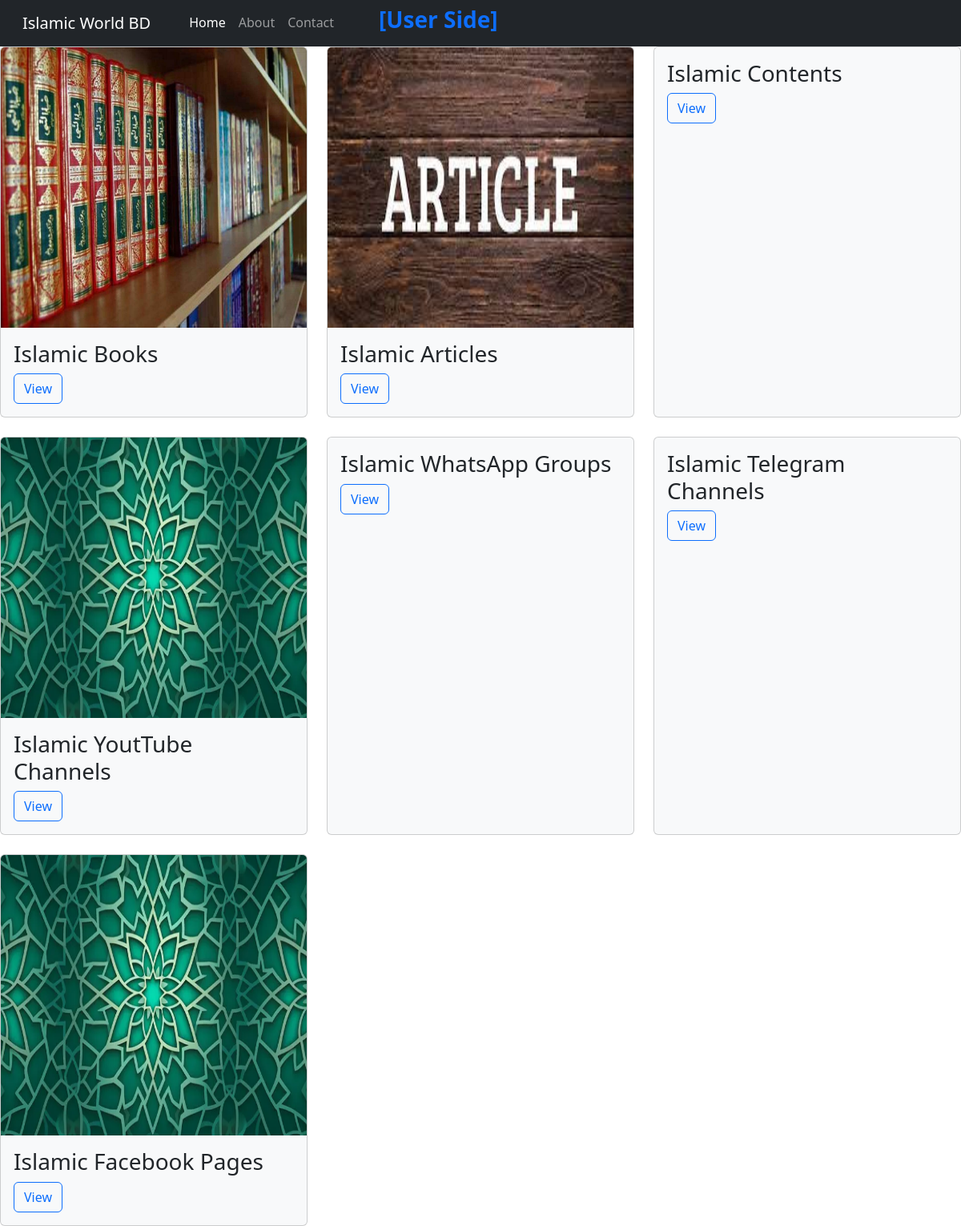
Page /categories/ on the earlier database version.
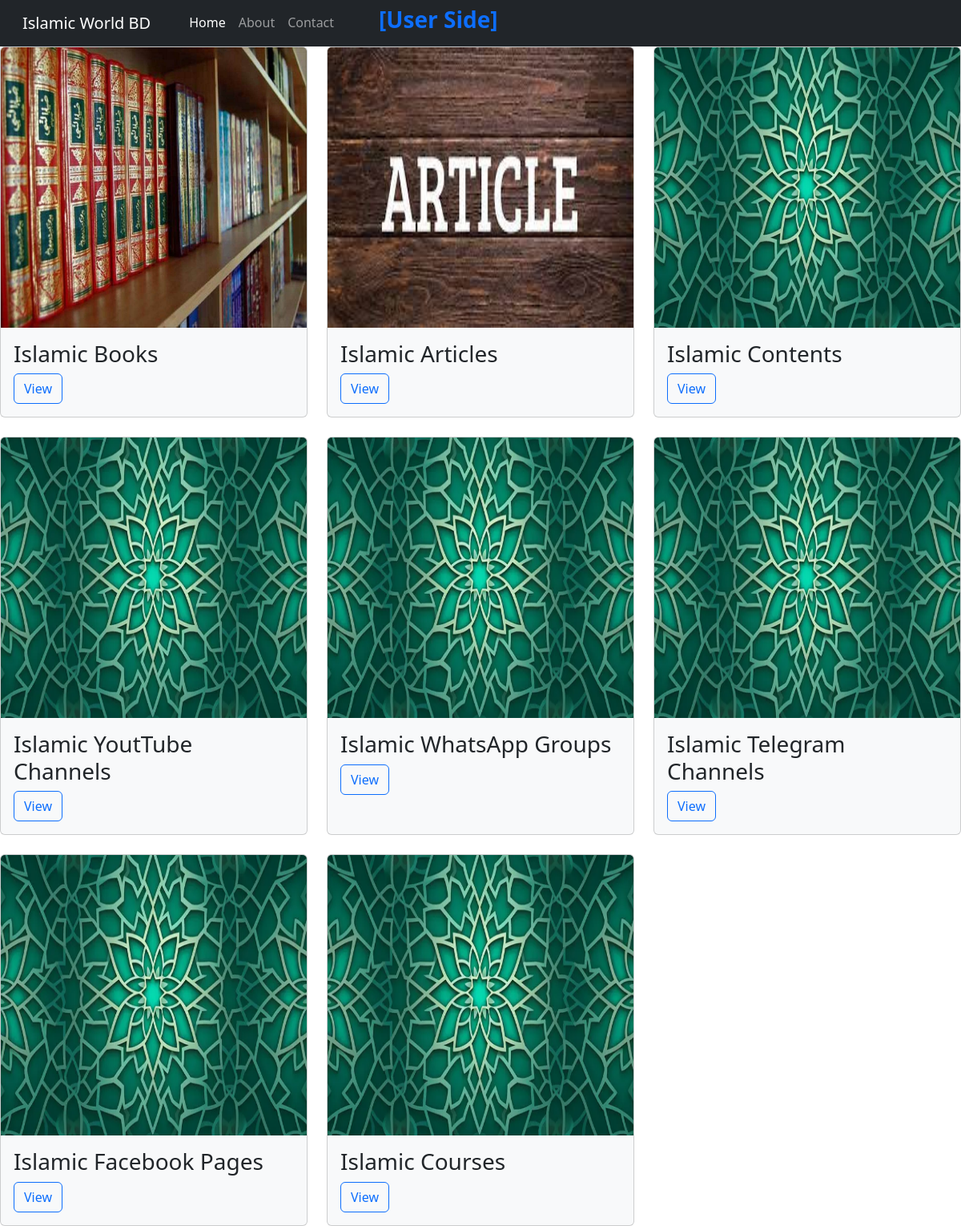
Same page on the later database version.
### AdminPanel/models.py (models this page shows, shortened)
class Category(models.Model):
    name = models.CharField(max_length=300)
    parent_category = models.ForeignKey('self', null=True, blank=True, on_delete=models.CASCADE)
    image = models.ImageField(upload_to='category_images/', blank=True)
    order = models.PositiveSmallIntegerField(default=0, blank=True)
    is_active = models.BooleanField(default=True)

### User/views.py (the view)
# urls.py: path('categories/', CategoryView.as_view(), name='category_view'),
class CategoryView(View):
    def get(self, request):
        category_id = request.GET.get('id')
        if category_id:
            try:
                category = Category.objects.get(pk=category_id, is_active=True)
                if Resource.objects.filter(category=category): # if this category has any resource
                    return redirect(f"/resources?category_id={category_id}")
                else:  # else it has subcategories
                    categories = Category.objects.filter(parent_category=category, is_active=True)
            except Category.DoesNotExist:
                return HttpResponseNotFound("Category not found")
        else:
            categories = Category.objects.filter(parent_category__isnull=True)
        return render(request, "User/categories.html", {'categories':categories})

### User/templates/User/categories.html
{% extends 'base.html' %}
{% block body %}
<div class="row row-cols-1 row-cols-md-3 g-4">
    {% for category in categories %}
    <div class="col">
      <div class="card h-100 bg-light">
        {% if category.image %}
        <img src="{{ category.image.url }}" class="card-img-top" alt="Image for {{ category.name }}" height="350">
        {% endif %}
        <div class="card-body">
          <h3 class="card-title">{{category.name}}</h3>
          <a href="/categories?id={{category.id}}" class="btn btn-outline-primary">View</a>
        </div>
      </div>
    </div>
    {% endfor %}
</div>
{% endblock %}

### islamic_world_bd/templates/base.html (shortened to what this page needs)
<!doctype html>
<html lang="en">
  <head>
    <link rel="stylesheet" href="https://cdn.jsdelivr.net/npm/bootstrap@5.2.3/dist/css/bootstrap.rtl.min.css">
    <link rel="stylesheet" href="https://cdn.jsdelivr.net/npm/bootstrap-icons/font/bootstrap-icons.css">
  </head>
  <body>
    <nav class="navbar navbar-expand-lg navbar-dark bg-dark">
      <div class="container-fluid">
        <a class="navbar-brand" href="#">Islamic World BD</a>
        <div class="collapse navbar-collapse" id="navbarNav">
          <ul class="navbar-nav">
            <li class="nav-item">
              <a class="nav-link active" aria-current="page" href="#">Home</a>
            </li>
            <li class="nav-item">
              <a class="nav-link" href="#">About</a>
            </li>
            <li class="nav-item">
              <a class="nav-link" href="#">Contact</a>
            </li>
            <li class="nav-item mx-5">
              <h3 class="text-primary"><b>[User Side]</b></h3>
            </li>
          </ul>
        </div>
      </div>
    </nav>
    {% block body %}{% endblock %}
  </body>
</html>

Differences in the rows shown:
changed Category "Islamic Contents": image: picture added
changed Category "Islamic WhatsApp Groups": image: picture added
changed Category "Islamic Telegram Channels": image: picture added
added Category: image (picture), name "Islamic Courses"
